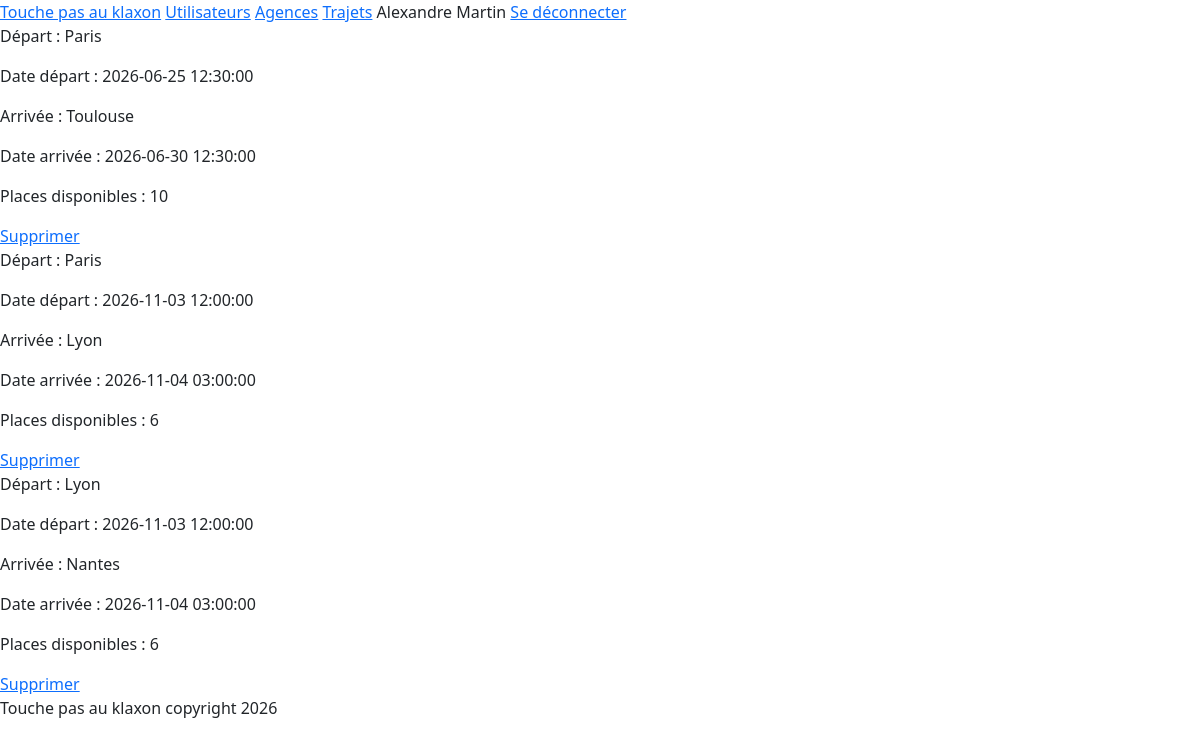
The app's page /touchepasauklaxon/admin/trajets (signed in) with its own data.
### tables this page shows
CREATE TABLE `trajet` (
  `id_trajet` int(11) NOT NULL,
  `gdh_depart` datetime NOT NULL,
  `gdh_arrivee` datetime NOT NULL,
  `nb_places_total` int(11) NOT NULL,
  `nb_places_dispo` int(11) NOT NULL,
  `id_user` int(11) NOT NULL,
  `id_agence_dep` int(11) NOT NULL,
  `id_agence_arr` int(11) NOT NULL
);

CREATE TABLE `agence` (
  `id_agence` int(11) NOT NULL,
  `nom_ville` varchar(255) NOT NULL
);

### App/Controllers/AdminController.php (called while the page is built, shortened)
<?php
class AdminController{
    public function trajets(): void {
        require 'templates/admin/trajets.php';
    }
}

### index.php (called while the page is built, shortened)
<?php
$url = str_replace('/touchepasauklaxon', '', $_SERVER['REQUEST_URI']);
$routeur = new Routeur();
$routeur->addRoute('GET', '/', 'HomeController', 'index');
$routeur->addRoute('GET', '/login', 'AuthController', 'showLogin');
$routeur->addRoute('POST', '/login', 'AuthController', 'login');
$routeur->addRoute('GET', '/logout', 'AuthController', 'logout');
$routeur->addRoute('GET', '/trajet/create', 'TrajetController', 'create');
$routeur->addRoute('POST', '/trajet/store', 'TrajetController', 'store');
$routeur->addRoute('GET', '/trajet/delete', 'TrajetController', 'delete');
$routeur->addRoute('GET', '/trajet/edit', 'TrajetController', 'edit');
$routeur->addRoute('POST','/trajet/update','TrajetController','update');
$routeur->addRoute('GET', '/admin/users', 'AdminController', 'users');
$routeur->addRoute('GET', '/admin/agences', 'AdminController', 'agences');
$routeur->addRoute('GET', '/admin/agence/create', 'AdminController', 'createAgence');
$routeur->addRoute('POST', '/admin/agence/store', 'AdminController', 'storeAgence');
$routeur->addRoute('GET', '/admin/agence/edit', 'AdminController', 'editAgence');
$routeur->addRoute('POST', '/admin/agence/update', 'AdminController', 'updateAgence');
$routeur->addRoute('GET', '/admin/agence/delete', 'AdminController', 'deleteAgence');
$routeur->addRoute('GET', '/admin/trajets', 'AdminController', 'trajets');
$routeur->addRoute('GET', '/admin/trajet/delete', 'AdminController', 'deleteTrajet');
$routeur->dispatch($url);

### templates/admin/trajets.php (the view, shortened to what this page needs)
<?php require 'templates/layout/header.php'; ?>
<?php
$db = Database::getInstance()->getConnection();
$stmt = $db->prepare("
    SELECT trajet.*,
        ad.nom_ville AS ville_depart,
        aa.nom_ville AS ville_arrivee,
        user.nom AS user_nom,
        user.prenom AS user_prenom,
        user.email AS user_email,
        user.telephone AS user_telephone
    FROM trajet
    JOIN agence ad ON trajet.id_agence_dep = ad.id_agence
    JOIN agence aa ON trajet.id_agence_arr = aa.id_agence
    JOIN user ON trajet.id_user = user.id_user
    ORDER BY gdh_depart ASC
");
$stmt->execute();
$trajets = $stmt->fetchAll(PDO::FETCH_ASSOC);
foreach($trajets as $trajet): ?>
    <div>
        <p>Départ : <?php echo $trajet['ville_depart']; ?></p>
        <p>Date départ : <?php echo $trajet['gdh_depart']; ?></p>
        <p>Arrivée : <?php echo $trajet['ville_arrivee']; ?></p>
        <p>Date arrivée : <?php echo $trajet['gdh_arrivee']; ?></p>
        <p>Places disponibles : <?php echo $trajet['nb_places_dispo']; ?></p>
        <a href="/touchepasauklaxon/admin/trajet/delete?id=<?php echo $trajet['id_trajet']; ?>">Supprimer</a>
    </div>
<?php endforeach; ?>
<?php require 'templates/layout/footer.php'; ?>

### records on screen
trajet: id_agence_dep.nom_ville "Paris", gdh_depart "2026-06-25 12:30:00", id_agence_arr.nom_ville "Toulouse", gdh_arrivee "2026-06-30 12:30:00", nb_places_dispo "10"
trajet: id_agence_dep.nom_ville "Paris", gdh_depart "2026-11-03 12:00:00", id_agence_arr.nom_ville "Lyon", gdh_arrivee "2026-11-04 03:00:00", nb_places_dispo "6"
trajet: id_agence_dep.nom_ville "Lyon", gdh_depart "2026-11-03 12:00:00", id_agence_arr.nom_ville "Nantes", gdh_arrivee "2026-11-04 03:00:00", nb_places_dispo "6"

### other values on screen
$_SESSION['user']['prenom'] "Alexandre"
$_SESSION['user']['nom'] "Martin"
